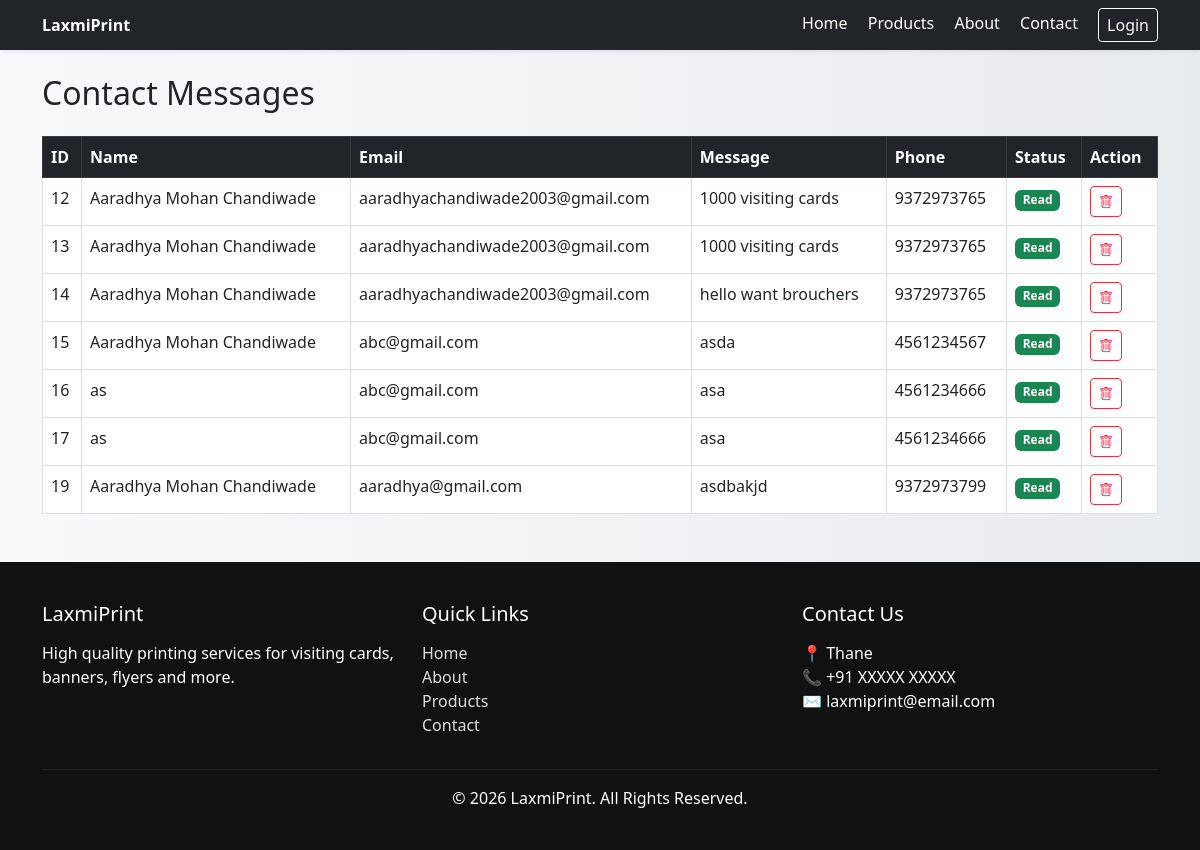
The page /admin/messages on the database its author committed.
### tables this page shows
CREATE TABLE contacts(
    id INTEGER PRIMARY KEY AUTOINCREMENT,
    name TEXT,
    email TEXT,
    message TEXT
    , phone TEXT, is_read INTEGER DEFAULT 0);

### app.py (the view)
@app.route("/admin/messages")
def admin_messages():
    conn = sqlite3.connect("database.db")
    cursor = conn.cursor()
    cursor.execute("SELECT * FROM contacts")
    messages = cursor.fetchall()
    conn.close()
    return render_template("admin_messages.html", messages=messages)

### templates/admin_messages.html (shortened to what this page needs)
<!DOCTYPE html>
<html lang="en">
<head>
</head>
<body>
    {% extends 'base.html' %}
    {% block content %}
    <h2 class="mb-4">Contact Messages</h2>
<table class="table table-bordered">
<thead class="table-dark">
<tr>
<th>ID</th>
<th>Name</th>
<th>Email</th>
<th>Message</th>
<th>Phone</th>
<th>Status</th>
<th>Action</th>
</tr>
</thead>
<tbody>
{% for msg in messages %}
<tr>
<td>{{ msg[0] }}</td>
<td>{{ msg[1] }}</td>
<td>{{ msg[2] }}</td>
<td>{{ msg[3] }}</td>
<td>{{ msg[4] }}</td>
<td>
  {% if msg[5] == 0 %}
    <span class="badge bg-danger">Unread</span>
  {% else %}
    <span class="badge bg-success">Read</span>
  {% endif %}
</td>
<td>
<a href="/delete_message/{{ msg[0] }}"
   class="btn btn-outline-danger btn-sm me-2"
   title="Delete">
   <i class="bi bi-trash"></i>
</a>
</td>
</tr>
{% endfor %}
</tbody>
</table>
    {% endblock %}

### static/css/style.css (style rules this page uses)
body { font-family: Arial; background: linear-gradient(to right, #f8f9fa, #e9ecef); }

### rows shown on the page
contacts: id "12", name "Aaradhya Mohan Chandiwade", email "aaradhyachandiwade2003@gmail.com", message "1000 visiting cards", phone "9372973765", is_read "Read"
contacts: id "13", name "Aaradhya Mohan Chandiwade", email "aaradhyachandiwade2003@gmail.com", message "1000 visiting cards", phone "9372973765", is_read "Read"
contacts: id "14", name "Aaradhya Mohan Chandiwade", email "aaradhyachandiwade2003@gmail.com", message "hello want brouchers", phone "9372973765", is_read "Read"
contacts: id "15", name "Aaradhya Mohan Chandiwade", email "abc@gmail.com", message "asda", phone "4561234567", is_read "Read"
contacts: id "16", name "as", email "abc@gmail.com", message "asa", phone "4561234666", is_read "Read"
contacts: id "17", name "as", email "abc@gmail.com", message "asa", phone "4561234666", is_read "Read"
contacts: id "19", name "Aaradhya Mohan Chandiwade", email "aaradhya@gmail.com", message "asdbakjd", phone "9372973799", is_read "Read"
